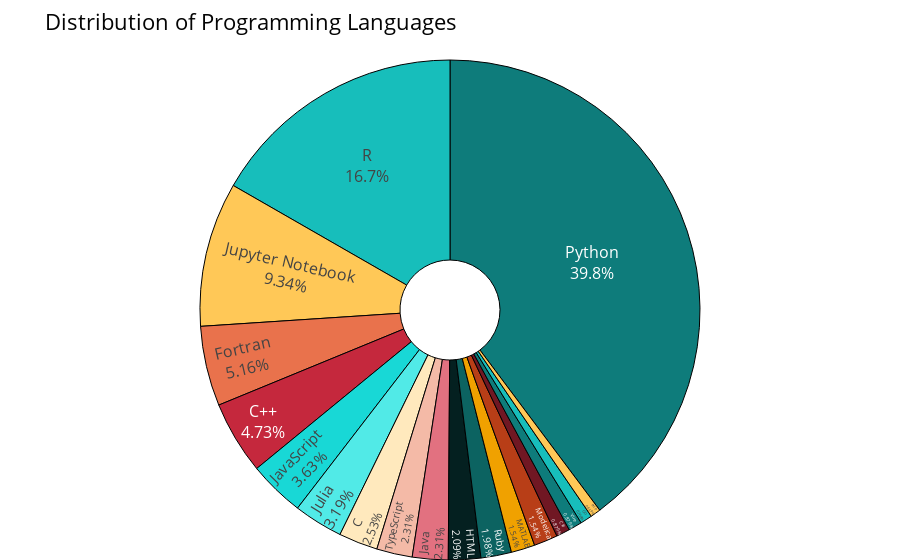

The cell this chart's notebook holds for it:
### Code cell
license_dominating_language = (
    df_active["dominating_language"]
    .value_counts()
    .to_frame()
    .rename_axis("dominating_language_names")
    .reset_index()
)
license_dominating_language
license_dominating_language = license_dominating_language[(license_dominating_language["dominating_language"] > 4)]
fig = px.pie(license_dominating_language, values="dominating_language", names="dominating_language_names", color_discrete_sequence=color_discrete_sequence, hole=0.2)


fig.update_layout(title="Distribution of Programming Languages", showlegend=False, font_size=16)
fig.update_traces(textposition='inside', textinfo='percent+label', marker=dict(line=dict(color='#000000', width=1)))
fig.show()

### Figure 1 — Plotly figure (JSON) as saved in the notebook; plotly's stock layout.template omitted (floating-point values rounded to 4 significant figures)
{"data": [{"domain": {"x": [0, 1], "y": [0, 1]}, "hole": 0.2, "hoverlabel": {"namelength": 0}, "hovertemplate": "dominating_language_names=%{label}<br>dominating_language=%{value}", "labels": ["Python", "R", "Jupyter Notebook", "Fortran", "C++", "JavaScript", "Julia", "C", "TypeScript", "Java", "HTML", "Ruby", "MATLAB", "Modelica", "C#", "Vue", "Go", "PHP"], "legendgroup": "", "marker": {"line": {"color": "#000000", "width": 1}}, "name": "", "showlegend": true, "textinfo": "percent+label", "textposition": "inside", "type": "pie", "values": [362, 152, 85, 47, 43, 33, 29, 23, 21, 21, 19, 18, 14, 14, 8, 8, 7, 6]}], "layout": {"font": {"size": 16}, "legend": {"tracegroupgap": 0}, "margin": {"t": 60}, "piecolorway": ["#0E7C7B", "#17BEBB", "#FFC857", "#E9724C", "#C5283D"], "showlegend": false, "title": {"text": "Distribution of Programming Languages"}}}
